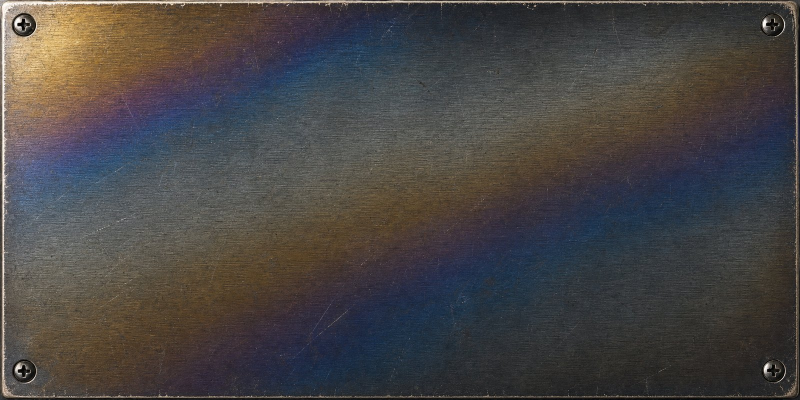
#> input picture src/assets/seasons/revfx/hear/plate-w.jpg, 1600 x 800 px, given in place of plate-w.png, which was not available (shown at 1/2 size)
$ python retint.py ../../src/assets/seasons/revfx/hear/plate-s.jpg
#> lines starting #> are read from the running program, lines starting #| are printed output that depends on the picture; after the words box and inside, x2 and y2 are one past the last pixel; in counts of white or black regions, pixels touching at a corner belong together
#> further down, im is the input picture: PIL image 1600x800 RGB; mean R, G, B 71.9, 68.9, 68.5
"""Retint the burnt-titanium plates into the RevFX pedal lamp colours (Yoni 2026-11-05: "make the shades of the colors
of the titanium panels like the shades of color of the pedals themselves").

  python -I tools/revfx-player/retint.py <src dir with plate-w.png, plate-s.png, plate-t.png>

Burnt titanium tints in a fixed order as it heats: straw gold -> bronze -> magenta -> blue (hue 50 -> 25 -> -50 -> -135,
falling). That order is mapped onto the pedals' own spectrum, rising: HALO green #6dff9a (140) -> GLUE cyan #6fe8ff
(188) -> PITCH ice blue #cfe0ff (218) -> REVERB violet #c79bff (265) -> ECHO pink #ff5fd9 (315): each colour a
plateau band of equal area (cut at the tint's own quantiles) with a soft blend into the next, the way real heat tint
runs from band to band. Only tinted pixels move (blended in by saturation 0.06 -> 0.16):
grey metal, the worn silver edges, grime and the screws keep their own colour.
Out: src/assets/seasons/revfx/hear/plate-pedal-<LOOK>-w.jpg (1600x800), -s.jpg (800x800), -t.jpg (800x1600); point
RfxHear.astro's three imports at the new LOOK.
"""
import os, sys
import numpy as np
from PIL import Image

ROOT = os.path.dirname(os.path.dirname(os.path.dirname(os.path.abspath(__file__))))
OUT = os.path.join(ROOT, 'src', 'assets', 'seasons', 'revfx', 'hear')
SRC = sys.argv[1]
JOBS = [('plate-w', (1600, 800)), ('plate-s', (800, 800)), ('plate-t', (800, 1600))]


STOPS = [140, 188, 218, 265, 320]   # HALO green, GLUE cyan, PITCH ice blue, REVERB violet, ECHO pink
INTENSITY = .7    # how loud the tint is: 1 = full; .7 = Yoni 2026-11-05 "30% less in your face ... bit more subtle"
LOOK = 'v2'       # in the file name: bump it with every new look (the dev image URL has no content hash)


def retint(im):
    rgb = np.array(im.convert('RGB')).astype(np.float32)
    hsv = np.array(im.convert('HSV')).astype(np.float32)
    h = hsv[..., 0] * 360 / 255; s = hsv[..., 1] / 255
    hu = np.where(h <= 140, h, h - 360)                 # unwrap: gold 50 ... blue -135 on one falling line
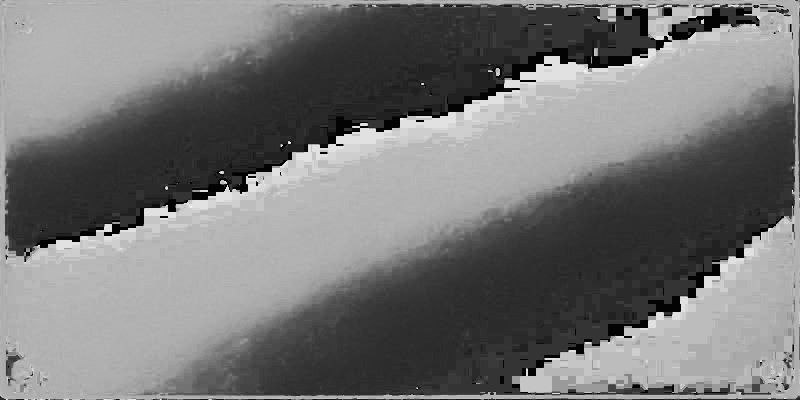
#> hu: shape (800, 1600) float32 (shown at 1/2 size); min -214.6, max 139.8, mean -49.8; drawn with min black and max white
    tinted = s > .12
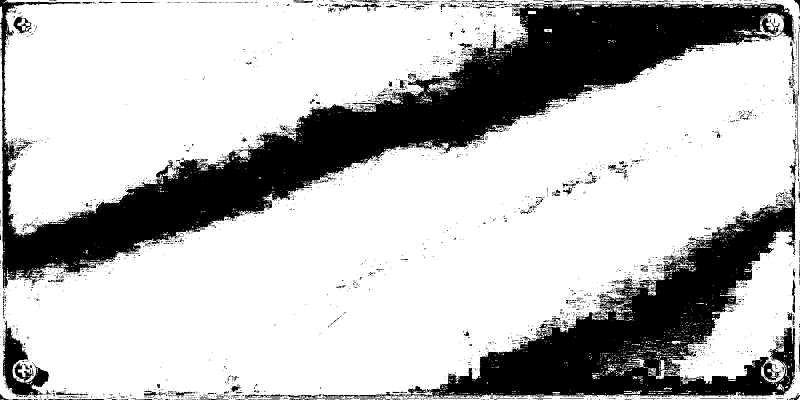
#> tinted: shape (800, 1600) bool (shown at 1/2 size); 74.4% white; 3011 black regions (2826 under 20 px), largest, box (x1, y1, x2, y2) and area: (0, 0, 1589, 577) 197916, (644, 303, 1593, 796) 104337, (5, 642, 99, 794) 4999
    # 0 = straw gold, 1 = deepest blue, scaled to this photo's own range (fixed ends clipped a block of blues to 1,
    # and that whole block took one colour: pink was 0 %)
    raw = 50 - hu
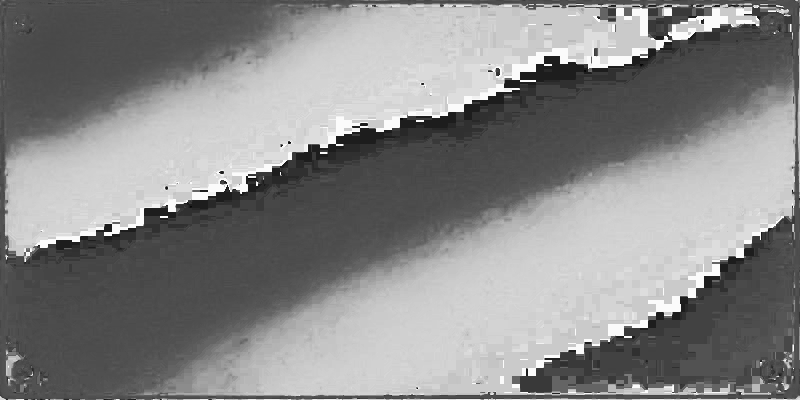
#> raw: shape (800, 1600) float32 (shown at 1/2 size); min -89.76, max 264.6, mean 99.8; drawn with min black and max white
    lo, hi = np.percentile(raw[tinted], [1, 99]) if tinted.any() else (0, 185)
#> lo = 6.24; hi = 213.8
    t = np.clip((raw - lo) / max(hi - lo, 1), 0, 1)
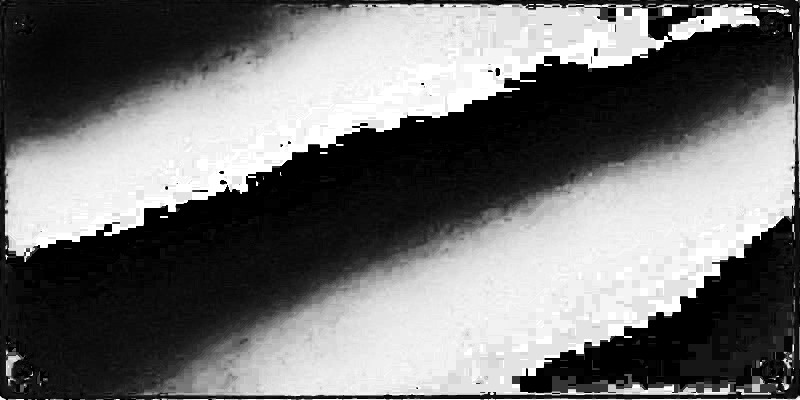
#> t: shape (800, 1600) float32 (shown at 1/2 size); min 0, max 1, mean 0.455
    # equal area per pedal colour: each colour holds a plateau band of the tint's own quantiles (10 % of the coloured
    # area flat, then a 10 % blend into the next), so the end colours (green, pink) get as much room as the middle ones
    edges = np.linspace(0, 1, 2 * len(STOPS))                       # 0, .11, .22 ... 1
    q = np.quantile(t[tinted], edges) if tinted.any() else edges
#> q = [0, 0.034, 0.0476, 0.068, 0.136, 0.585, 0.85, 0.912, 0.946, 1]
    q = np.maximum.accumulate(q + np.arange(len(q)) * 1e-6)
    nh = np.interp(t, q, np.repeat(STOPS, 2))
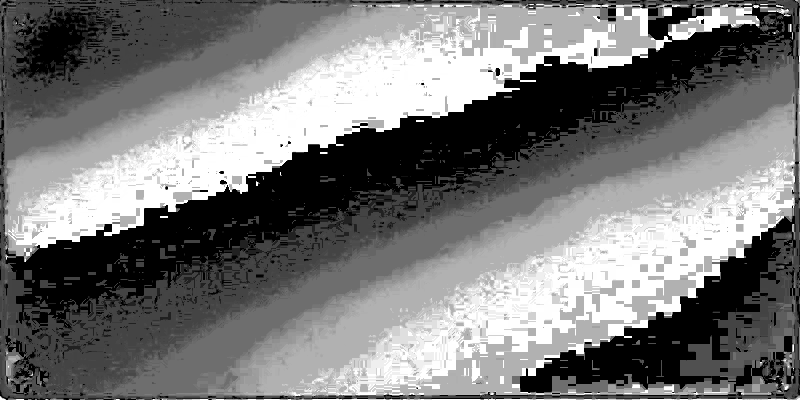
#> nh: shape (800, 1600) float64 (shown at 1/2 size); min 140, max 320, mean 225.6; drawn with min black and max white
    out = hsv.copy()
    out[..., 0] = (nh % 360) * 255 / 360
    out[..., 1] = np.clip(s * 1.12 * INTENSITY, 0, 1) * 255
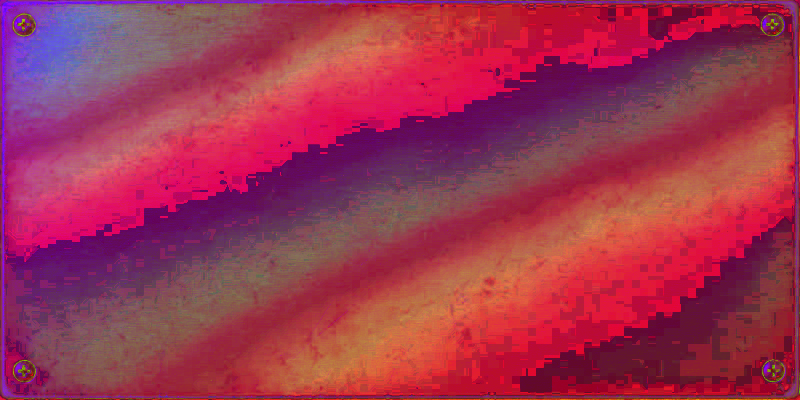
#> out: shape (800, 1600, 3) float32 (shown at 1/2 size); mean R, G, B 159.2, 51.3, 80.8
    # ECHO's hot pink is a bright neon: a deep pink on dark metal reads violet, so the pink band gets light + colour
    pink = np.clip(1 - np.abs(nh - 318) / 30, 0, 1)
    out[..., 1] = np.clip(out[..., 1] * (1 + .35 * INTENSITY * pink), 0, 255)
    out[..., 2] = np.clip(out[..., 2] * (1 + .32 * INTENSITY * pink), 0, 255)
    new = np.array(Image.fromarray(out.astype(np.uint8), 'HSV').convert('RGB')).astype(np.float32)
    # grey metal, the worn silver edges, grime and the screws keep their own colour: blend in by saturation
    # (a narrow ramp: a wide one mixed the old blue into the new pink and made violet; 2026-11-05 pink was 0.1 %)
    w = np.clip((s - .06) / .1, 0, 1)[..., None]; w = w * w * (3 - 2 * w)
#> after `w = np.clip((s - 0.06) / 0.1, 0, 1)[..., None]`:
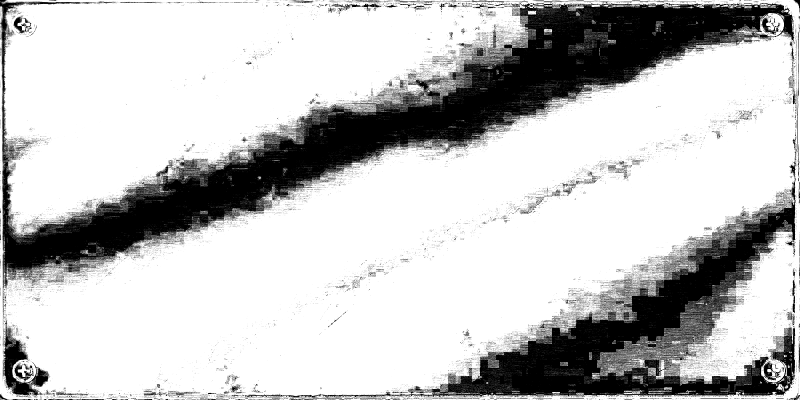
#> w: shape (800, 1600, 1) float32 (shown at 1/2 size); min 0, max 1, mean 0.762
    return Image.fromarray(np.clip(rgb * (1 - w) + new * w, 0, 255).astype(np.uint8), 'RGB')


for name, size in JOBS:
    im = Image.open(os.path.join(SRC, name + '.png')).convert('RGB')
    # a new file name per look: the dev server's image URL has no content hash, so a browser keeps an old plate that
    # shares its name (2026-11-05: "i dont see the colors it looks the same")
    retint(im).resize(size, Image.LANCZOS).save(os.path.join(OUT, name.replace('plate-', f'plate-pedal-{LOOK}-') + '.jpg'), quality=86)
    print('wrote', name, size)
#> pass 2 of the loop `for name, size in JOBS:`:
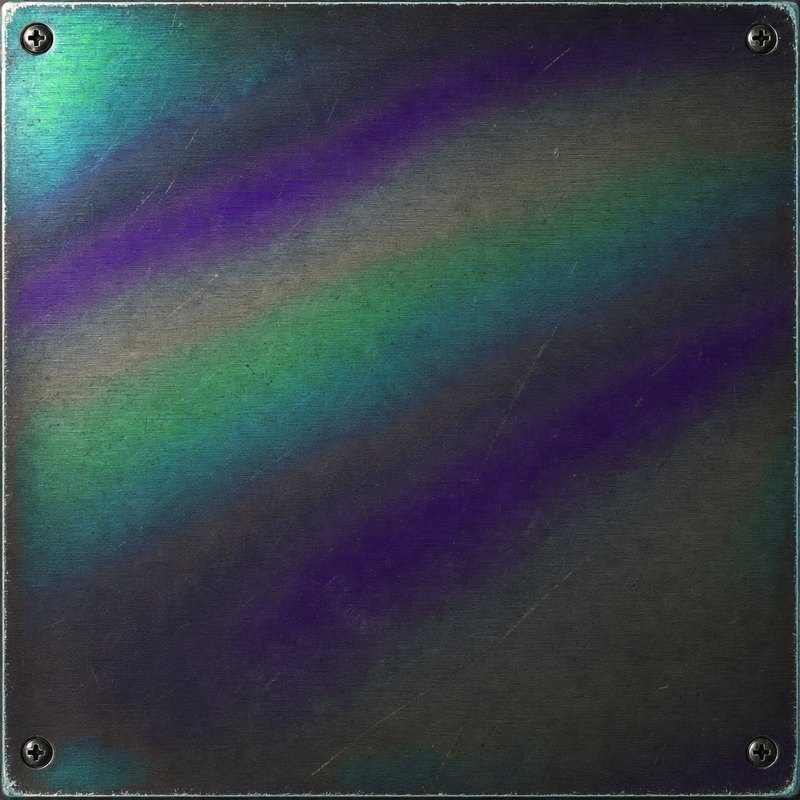
#> input picture src/assets/seasons/revfx/hear/plate-s.jpg, 800 x 800 px, given in place of plate-s.png, which was not available
#> im is the input picture: PIL image 800x800 RGB; mean R, G, B 56.7, 65.8, 73.9
#> rgb: shape (800, 800, 3) float32
#> hsv: shape (800, 800, 3) float32
#> h: shape (800, 800) float32
#> s: shape (800, 800) float32
#> hu: shape (800, 800) float32
#> tinted: shape (800, 800) bool; 73.6% white; 1074 black regions (991 under 20 px), largest, box (x1, y1, x2, y2) and area: (0, 0, 797, 800) 155732, (174, 496, 268, 572) 1692, (400, 0, 576, 26) 1138
#> in retint (call 2), `raw = 50 - hu`:
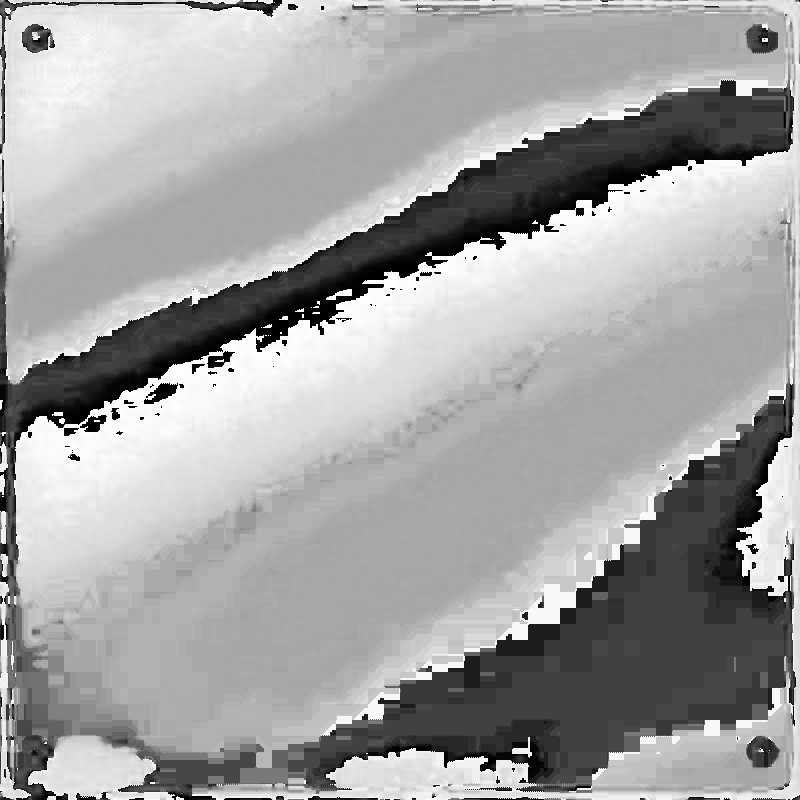
#> raw: shape (800, 800) float32; min -89.76, max 268.8, mean 139.6; drawn with min black and max white
#> lo = -89.76; hi = 267.4
#> t: shape (800, 800) float32
#> edges = [0, 0.111, 0.222, 0.333, 0.444, 0.556, 0.667, 0.778, 0.889, 1]
#> q = [0, 0.656, 0.66, 0.668, 0.7, 0.755, 0.818, 0.881, 0.933, 1]
#> nh: shape (800, 800) float64
#> pink: shape (800, 800) float64
#> new: shape (800, 800, 3) float32
#> w: shape (800, 800, 1) float32
#> in retint (call 2), `w = w * w * (3 - 2 * w)`:
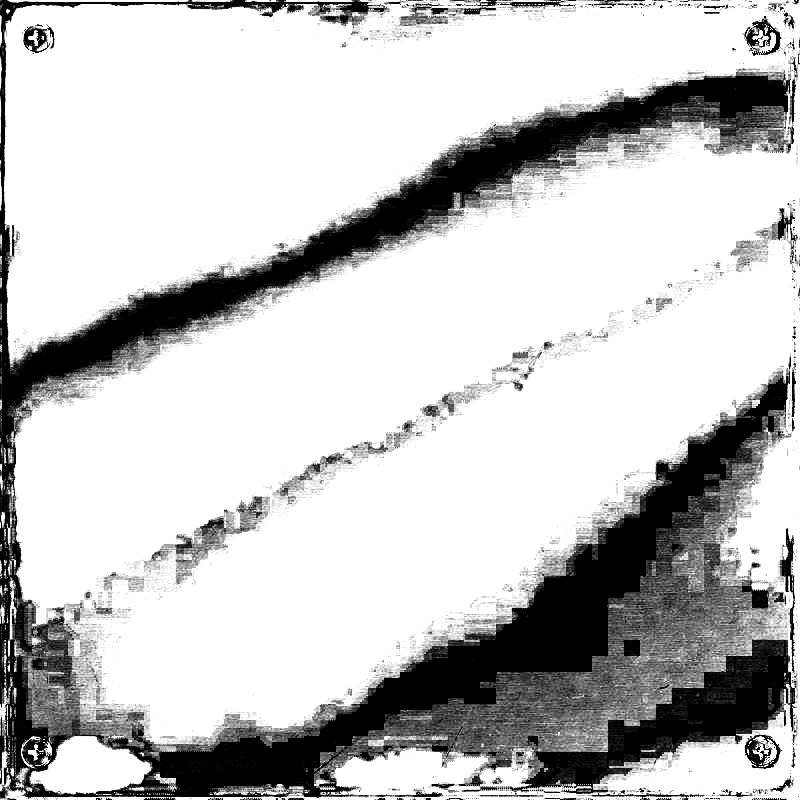
#> w: shape (800, 800, 1) float32; min 0, max 1, mean 0.772
#> pass 3 of the loop `for name, size in JOBS:`:
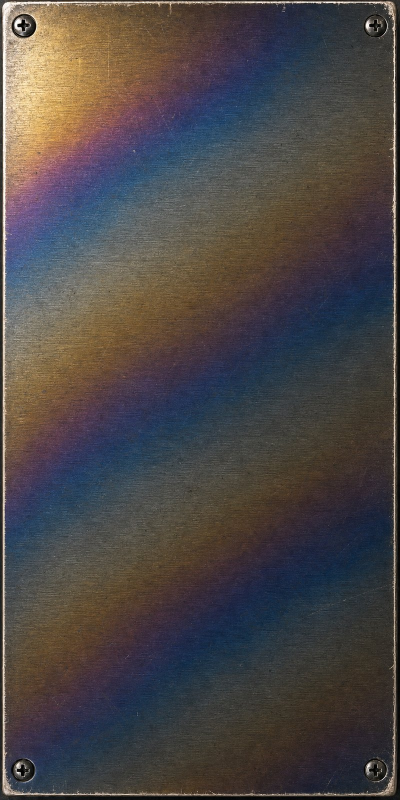
#> input picture src/assets/seasons/revfx/hear/plate-t.jpg, 800 x 1600 px, given in place of plate-t.png, which was not available (shown at 1/2 size)
#> im is the input picture: PIL image 800x1600 RGB; mean R, G, B 75.9, 70.6, 70.5
#> rgb: shape (1600, 800, 3) float32
#> hsv: shape (1600, 800, 3) float32
#> h: shape (1600, 800) float32
#> s: shape (1600, 800) float32
#> hu: shape (1600, 800) float32
#> in retint (call 3), `tinted = s > .12`:
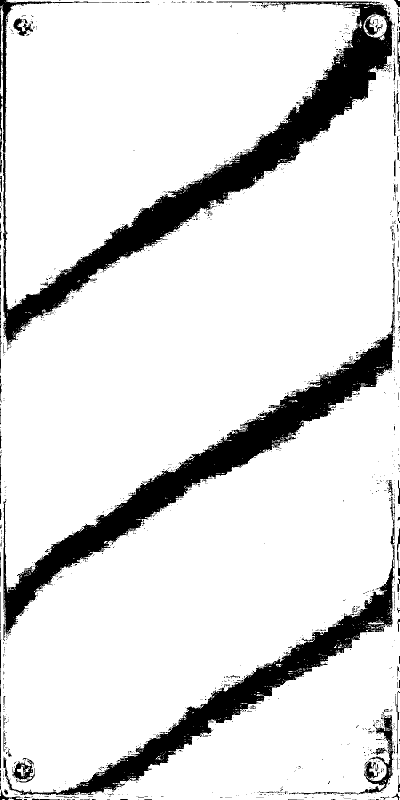
#> tinted: shape (1600, 800) bool (shown at 1/2 size); 86.8% white; 1603 black regions (1508 under 20 px), largest, box (x1, y1, x2, y2) and area: (0, 0, 786, 691) 64460, (6, 600, 790, 1282) 52978, (7, 994, 790, 1590) 36191
#> raw: shape (1600, 800) float32
#> lo = 0.588; hi = 213.8
#> t: shape (1600, 800) float32
#> q = [0, 0.053, 0.0728, 0.0927, 0.159, 0.457, 0.795, 0.907, 0.947, 1]
#> in retint (call 3), `nh = np.interp(t, q, np.repeat(STOPS, 2))`:
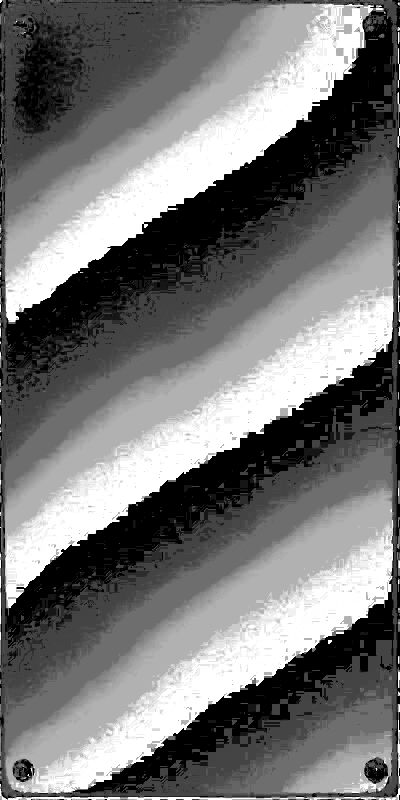
#> nh: shape (1600, 800) float64 (shown at 1/2 size); min 140, max 320, mean 224.3; drawn with min black and max white
